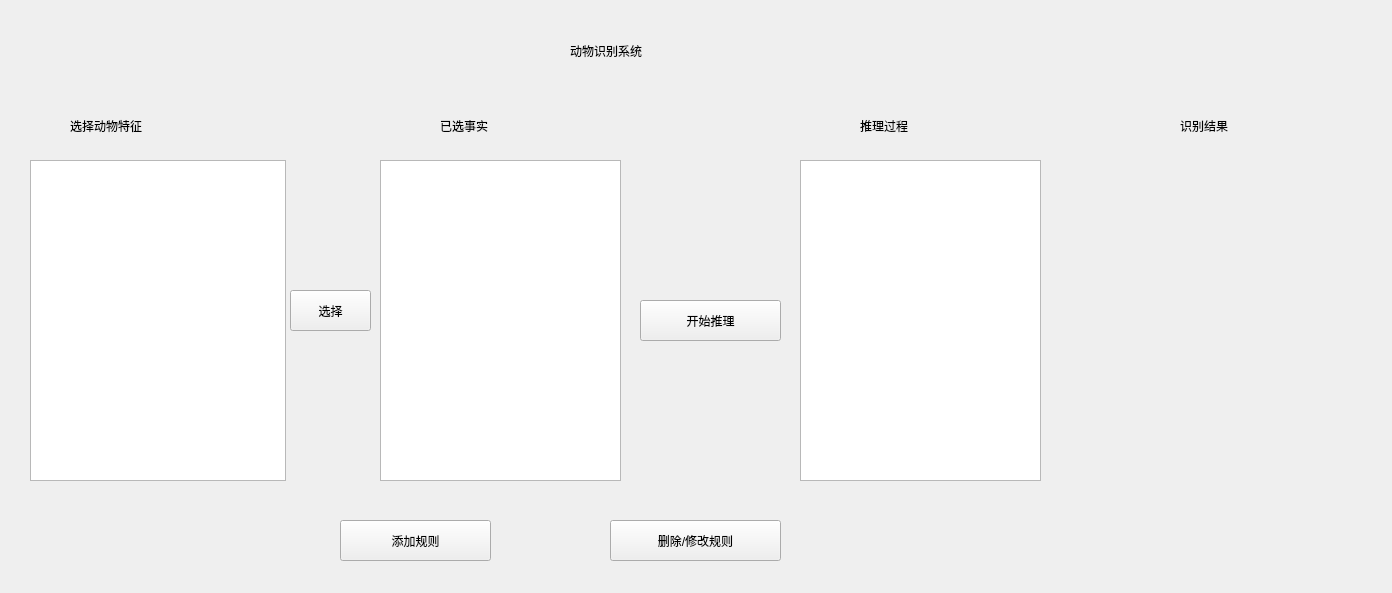
<?xml version="1.0" encoding="UTF-8"?>
<ui version="4.0">
 <class>Form</class>
 <widget class="QWidget" name="Form">
  <property name="geometry">
   <rect>
    <x>0</x>
    <y>0</y>
    <width>1392</width>
    <height>593</height>
   </rect>
  </property>
  <property name="windowTitle">
   <string>Form</string>
  </property>
  <widget class="QTextEdit" name="fact">
   <property name="geometry">
    <rect>
     <x>380</x>
     <y>160</y>
     <width>241</width>
     <height>321</height>
    </rect>
   </property>
   <property name="styleSheet">
    <string notr="true">font: 12pt &quot;方正颜宋简体&quot;;</string>
   </property>
  </widget>
  <widget class="QLabel" name="label">
   <property name="geometry">
    <rect>
     <x>570</x>
     <y>10</y>
     <width>371</width>
     <height>81</height>
    </rect>
   </property>
   <property name="styleSheet">
    <string notr="true">font: 36pt &quot;字酷堂清楷体&quot;;</string>
   </property>
   <property name="text">
    <string>动物识别系统</string>
   </property>
  </widget>
  <widget class="QLabel" name="label_2">
   <property name="geometry">
    <rect>
     <x>440</x>
     <y>110</y>
     <width>121</width>
     <height>31</height>
    </rect>
   </property>
   <property name="styleSheet">
    <string notr="true">font: 16pt &quot;方正颜宋简体&quot;;</string>
   </property>
   <property name="text">
    <string>已选事实</string>
   </property>
  </widget>
  <widget class="QLabel" name="label_3">
   <property name="geometry">
    <rect>
     <x>860</x>
     <y>110</y>
     <width>121</width>
     <height>31</height>
    </rect>
   </property>
   <property name="styleSheet">
    <string notr="true">font: 16pt &quot;方正颜宋简体&quot;;</string>
   </property>
   <property name="text">
    <string>推理过程</string>
   </property>
  </widget>
  <widget class="QTextEdit" name="procedure">
   <property name="geometry">
    <rect>
     <x>800</x>
     <y>160</y>
     <width>241</width>
     <height>321</height>
    </rect>
   </property>
   <property name="styleSheet">
    <string notr="true">font: 12pt &quot;方正颜宋简体&quot;;</string>
   </property>
  </widget>
  <widget class="QLabel" name="label_4">
   <property name="geometry">
    <rect>
     <x>1180</x>
     <y>110</y>
     <width>121</width>
     <height>31</height>
    </rect>
   </property>
   <property name="styleSheet">
    <string notr="true">font: 16pt &quot;方正颜宋简体&quot;;</string>
   </property>
   <property name="text">
    <string>识别结果</string>
   </property>
  </widget>
  <widget class="QLabel" name="label_5">
   <property name="geometry">
    <rect>
     <x>1110</x>
     <y>160</y>
     <width>251</width>
     <height>311</height>
    </rect>
   </property>
   <property name="styleSheet">
    <string notr="true">image: url(:/pic/01.JPG);</string>
   </property>
   <property name="text">
    <string/>
   </property>
  </widget>
  <widget class="QPushButton" name="startBtn">
   <property name="geometry">
    <rect>
     <x>640</x>
     <y>300</y>
     <width>141</width>
     <height>41</height>
    </rect>
   </property>
   <property name="styleSheet">
    <string notr="true">font: 16pt &quot;方正颜宋简体&quot;;</string>
   </property>
   <property name="text">
    <string>开始推理</string>
   </property>
  </widget>
  <widget class="QLabel" name="result">
   <property name="geometry">
    <rect>
     <x>1190</x>
     <y>500</y>
     <width>251</width>
     <height>81</height>
    </rect>
   </property>
   <property name="styleSheet">
    <string notr="true">font: 16pt &quot;方正颜宋简体&quot;;</string>
   </property>
   <property name="text">
    <string/>
   </property>
  </widget>
  <widget class="QPushButton" name="pushButton">
   <property name="geometry">
    <rect>
     <x>340</x>
     <y>520</y>
     <width>151</width>
     <height>41</height>
    </rect>
   </property>
   <property name="styleSheet">
    <string notr="true">font: 14pt &quot;方正颜宋简体&quot;;</string>
   </property>
   <property name="text">
    <string>添加规则</string>
   </property>
  </widget>
  <widget class="QLabel" name="label_6">
   <property name="geometry">
    <rect>
     <x>70</x>
     <y>110</y>
     <width>181</width>
     <height>31</height>
    </rect>
   </property>
   <property name="styleSheet">
    <string notr="true">font: 16pt &quot;方正颜宋简体&quot;;</string>
   </property>
   <property name="text">
    <string>选择动物特征</string>
   </property>
  </widget>
  <widget class="QListView" name="listView">
   <property name="geometry">
    <rect>
     <x>30</x>
     <y>160</y>
     <width>256</width>
     <height>321</height>
    </rect>
   </property>
   <property name="styleSheet">
    <string notr="true">font: 10pt &quot;方正颜宋简体&quot;;</string>
   </property>
  </widget>
  <widget class="QPushButton" name="startBtn_2">
   <property name="geometry">
    <rect>
     <x>290</x>
     <y>290</y>
     <width>81</width>
     <height>41</height>
    </rect>
   </property>
   <property name="styleSheet">
    <string notr="true">font: 16pt &quot;方正颜宋简体&quot;;</string>
   </property>
   <property name="text">
    <string>选择</string>
   </property>
  </widget>
  <widget class="QPushButton" name="update">
   <property name="geometry">
    <rect>
     <x>610</x>
     <y>520</y>
     <width>171</width>
     <height>41</height>
    </rect>
   </property>
   <property name="styleSheet">
    <string notr="true">font: 14pt &quot;方正颜宋简体&quot;;</string>
   </property>
   <property name="text">
    <string>删除/修改规则</string>
   </property>
  </widget>
 </widget>
 <resources>
  <include location="venv/UI/image.qrc"/>
 </resources>
 <connections>
  <connection>
   <sender>startBtn</sender>
   <signal>clicked()</signal>
   <receiver>Form</receiver>
   <slot>start()</slot>
   <hints>
    <hint type="sourcelabel">
     <x>371</x>
     <y>308</y>
    </hint>
    <hint type="destinationlabel">
     <x>372</x>
     <y>387</y>
    </hint>
   </hints>
  </connection>
  <connection>
   <sender>pushButton</sender>
   <signal>clicked()</signal>
   <receiver>Form</receiver>
   <slot>add()</slot>
   <hints>
    <hint type="sourcelabel">
     <x>234</x>
     <y>533</y>
    </hint>
    <hint type="destinationlabel">
     <x>282</x>
     <y>549</y>
    </hint>
   </hints>
  </connection>
 </connections>
 <slots>
  <slot>start()</slot>
  <slot>add()</slot>
  <slot>select()</slot>
 </slots>
</ui>
